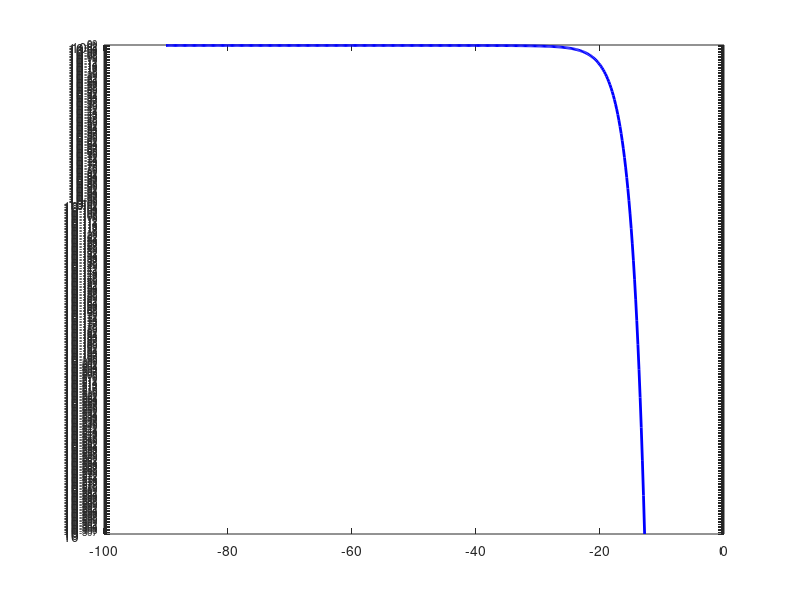

Source code (MATLAB): (Note: this script raises an error after producing the figure.)
%% BER vs Received Power — PIN photodiode, OOK modulation
clear; clc; close all;
 
% Physical constants
q   = 1.602e-19;        % [C]   electron charge
k_B = 1.381e-23;        % [J/K] Boltzmann constant
 
% Detector parameters
R   = 1;                % [A/W] responsivity
B   = 1e9;              % [Hz]  electrical bandwidth or bit rate 0.1 GHz (meeting with Rudolf), the time trace has a bandwidth of 500 to 1000 Hz
T   = 290;              % [K]   noise temperature
F   = 3;                % [-]   noise figure (linear)
R_L = 100;               % [Ohm] load resistance
 
% Received power sweep
P_rx  = logspace(-12, -3, 500);        % [W]
P_dBm = 10 * log10(P_rx * 1e3);       % [dBm]
 
% Noise variances
var_shot = 2 * q * R .* P_rx * B;     % shot noise (signal-dependent)
var_th   = 4 * k_B * T * F * B / R_L; % thermal noise (constant)

% Q-factor and BER
Q   = R .* P_rx ./ (sqrt(var_shot + var_th) + sqrt(var_th));
BER = 0.5 * erfc(Q / sqrt(2));
 
% Plot
figure;
semilogy(P_dBm, BER, 'b-', 'LineWidth', 2);
yline(1e-9, 'r--', 'BER = 10^{-9}', 'LabelOrientation', 'horizontal');
xlabel('Received power (dBm)');
ylabel('BER');
title('BER vs Received Power');
grid on;
xlim([-100 -20]);
ylim([1e-12 1]);
